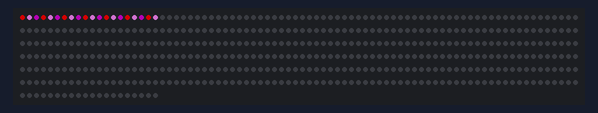
Recording of a sketch running on a simulated Arduino Uno, built with avr-gcc and run on an emulated ATmega328P. Shown: 500 RGB LEDs in strip order, left to right, continuing on the next row. Dim RGB values are drawn brighter than linear.

Above: at 3.46 s.
At 13.5 s:
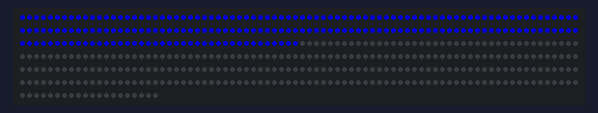
At 18.6 s:
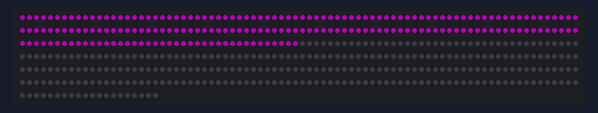
At 23.4 s:
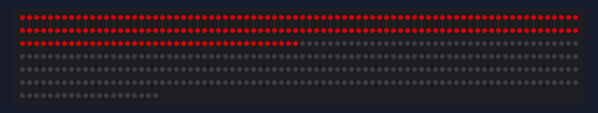
At 27.9 s:
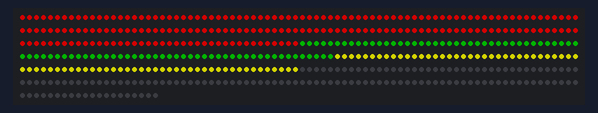
At 31.0 s:
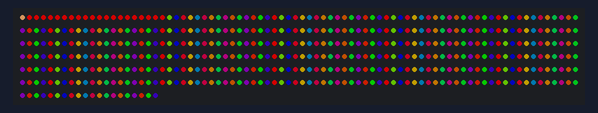

Measured:
- what the display in image 3 shows lasts 2.0 s, from 23.3 s to 25.3 s
- what the display in image 4 shows lasts 3.0 s, from 27.9 s to 30.9 s
- what the display in image 5 shows lasts 8.3 s, from 30.9 s to 39.2 s

The sketch:

ljuskrona.ino
```cpp
#include "FastLED.h"

#define NUM_LEDS 500
//Uses output 11 och 13 for data and clock
const int dataline = 11;
const int clockline = 13;
//const int dataline2 = 7;
//const int cloclline2 = 14;

// Information about the LED strip itself
#define CHIPSET     WS2801
#define COLOR_ORDER GRB
CRGB leds[NUM_LEDS];

//In the array leds the adress is
//LED stripes 0-199
//Eyes 200-284
//Small mouths 285-359
//Big mouth 360-409
//First text 410-430
//Second text 431-452


//The code that uses Brightness and temperature
//is copied and it is possible that it does not work
//as it should, but it do make a rainbow on the LEDs
#define BRIGHTNESS  128

#define TEMPERATURE_1 Tungsten100W
#define TEMPERATURE_2 OvercastSky

// How many seconds to show each temperature before switching
#define DISPLAYTIME 60
// How many seconds to show black between switches
#define BLACKTIME   3

void setup() {
  LEDS.addLeds<WS2801, dataline, clockline, RGB, DATA_RATE_KHZ(800)>(leds, NUM_LEDS);

  delay( 3000 ); // power-up safety delay
  FastLED.setBrightness( BRIGHTNESS );
}
void loop() {

  //Loop forever
  while (1) {

    //Set every third LED to Red, Violed and Purple, in the LED stripes
    for (int i = 0 ; i < 197 ; i++)
    {
      leds[i] = CRGB::Red;
      FastLED.show();
      delay(10);
      leds[i + 1] = CRGB::Violet;
      FastLED.show();
      delay(10);
      leds[i + 2] = CRGB::Purple;
      FastLED.show();
      delay(10);
      i = i + 2;
    }
    delay(3000);

    //--------------------------------------------------------------------
    //Set all LEDs in the LED stripes to blue
    for (int i = 0 ; i < 200 ; i++)
    {
      leds[i] = CRGB::Blue;
      FastLED.show();
      delay(10);
      //When the 120s LED is reached turn on the LEDs to the eyes
      //This can be seen in the loop and look like a bug when watching the LEDs
      if (i == 120)
      {
        for (int j = 200 ; j < 285 ; j++)
        {
          leds[j] = CRGB::Green;
          FastLED.show();
        }
      }
      //When the 130s LED is reached turn off the LEDs to the eyes
      if (i == 130)
      {
        for (int j = 200 ; j < 285 ; j++)
        {
          leds[j] = CRGB::Black;
          FastLED.show();
        }
      }
    }
    delay(1000);

    //--------------------------------------------------------------------
    //Set every LED in the LED stipes to puple
    for (int i = 0 ; i < 200 ; i++)
    {
      leds[i] = CRGB::Purple;
      FastLED.show();
      delay(10);
      if (i == 120)
      {
      //When the 130s LED is reached turn on the LEDs to the small mouths
        for (int i = 285 ; i < 360 ; i++)
        {
          leds[i] = CRGB::Yellow;
          FastLED.show();
        }
      }
      if (i == 130)
      {
      //When the 130s LED is reached turn off the LEDs to the small mouths
        for (int i = 285 ; i < 360 ; i++)
        {
          leds[i] = CRGB::Black;
          FastLED.show();
        }
      }
    }
    delay(1000);
    //--------------------------------------------------------------------
    //Set all LEDs in the LED stripes to red
    for (int i = 0 ; i < 200 ; i++)
    {
      leds[i] = CRGB::Red;
      FastLED.show();
      delay(10);
      if (i == 120)
      {
        //small mouths on
        for (int i = 360 ; i < 410 ; i++)
        {
          leds[i] = CRGB::Blue;
          FastLED.show();
        }
      }

      if (i == 160)
      {
        //small mouths off
        for (int i = 360 ; i < 410 ; i++)
        {
          leds[i] = CRGB::Black;
          FastLED.show();
        }
      }
    }
    delay(1000);

    //--------------------------------------------------------------------
    //Set eyes to Green
    for (int i = 200 ; i < 285 ; i++)
    {
      leds[i] = CRGB::Green;
      FastLED.show();
      //delay(10);
    }

    //Set small mouths to yellow
    for (int i = 285 ; i < 360 ; i++)
    {
      leds[i] = CRGB::Yellow;
      FastLED.show();
      //delay(10);
    }

    //Set big mouth to blue
    for (int i = 360 ; i < 410 ; i++)
    {
      leds[i] = CRGB::Blue;
      FastLED.show();
      delay(10);
    }
    //turn off big mouth
    for (int i = 360 ; i < 410 ; i++)
    {
      leds[i] = CRGB::Black;
      FastLED.show();
    }

    //Set first ligts
    for (int i = 431 ; i > 410 ; i--)
    {
      leds[i] = CRGB::Purple;
      FastLED.show();
      delay(10);
    }
    //set second lights
    for (int i = 431 ; i < 452 ; i++)
    {
      leds[i] = CRGB::Purple;
      FastLED.show();
      delay(10);
    }
    delay(500);
    //--------------------------------------------------------------------
    //Turn off first ligts
    for (int i = 431 ; i > 410 ; i--)
    {
      leds[i] = CRGB::Black;
      FastLED.show();
    }
    //Turn off second lights
    for (int i = 431 ; i < 452 ; i++)
    {
      leds[i] = CRGB::Black;
      FastLED.show();
    }
    delay(3000);

    //--------------------------------------------------------------------
    // draw a generic, no-name rainbow
    static uint8_t starthue = 0;
    //fill_rainbow( leds + 5, NUM_LEDS - 5, --starthue, 20);
    fill_rainbow( leds + 20, NUM_LEDS - 20, --starthue, 80);

    // Choose which 'color temperature' profile to enable.
    uint8_t secs = (millis() / 1000) % (DISPLAYTIME * 2);
    if ( secs < DISPLAYTIME) {
      FastLED.setTemperature( TEMPERATURE_1 ); // first temperature
      leds[0] = TEMPERATURE_1; // show indicator pixel
    } else {
      FastLED.setTemperature( TEMPERATURE_2 ); // second temperature
      leds[0] = TEMPERATURE_2; // show indicator pixel
    }

    // Black out the LEDs for a few secnds between color changes
    // to let the eyes and brains adjust
    if ( (secs % DISPLAYTIME) < BLACKTIME) {
      memset8( leds, 0, NUM_LEDS * sizeof(CRGB));
    }

    FastLED.show();
    FastLED.delay(8);
    //--------------------------------------------------------------------


    //Turn off all LEDs
    for (int i = 0; i < 452 ; i++)
    {
      leds[i] = CRGB::Black;
      FastLED.show();
    }

    //Turn on all LEDs with the color Gold
    for (int i = 0; i < 452 ; i++)
    {
      leds[i] = CRGB::Gold;
      FastLED.show();
    }

    //Turn off all LEDs
    for (int i = 0; i < 452 ; i++)
    {
      leds[i] = CRGB::Black;
      FastLED.show();
    }

    //Wait a little while before the next round
    delay(3000);
  }
}
```
